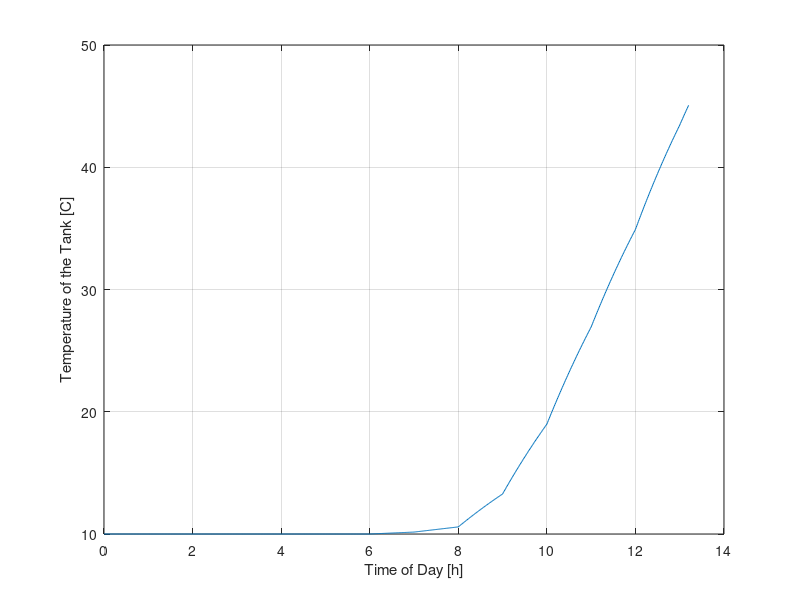
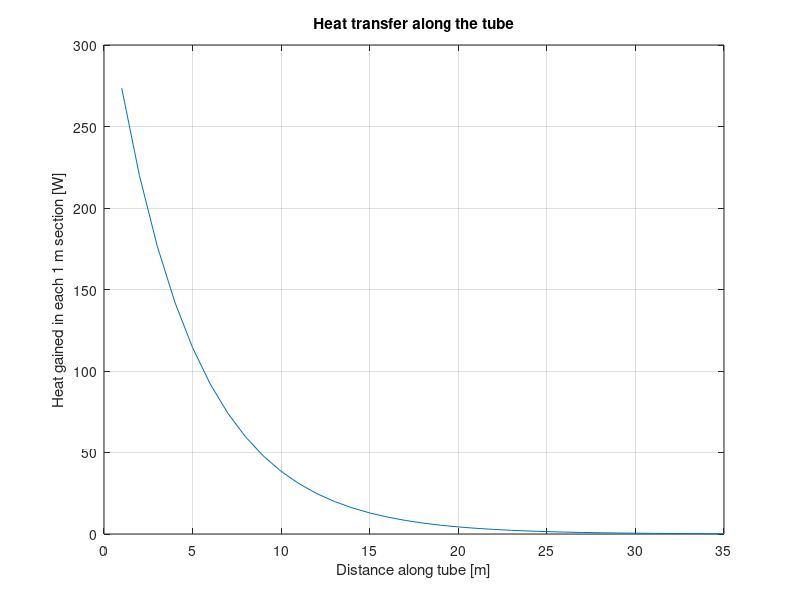

Recreate these plots in MATLAB, in order.
clc;
clear;
close all;
%Design Parameters
tube_di = 0.025;
tube_length = 35;
mass_flow_rate = 0.1;
panel_eff = 0.157;

%__________________________________
%Constants
sigma = 5.67*10^-8;
epsilon_p = 0.9;
alpha_p = 0.9;
accel_grav = 9.81;

%__________________________________
%Weather
weather = [
 0     0          3.244579  285.483667
 1     0          3.190982  285.039667;
 2     0          3.158175  284.702649;
 3     0          3.136035  284.420456;
 4     0          3.101807  284.235246;
 5     0          3.082982  284.084175;
 6    22.804737   3.124526  284.196263;
 7    61.219965   3.233263  284.886597;
 8   162.710526   3.484596  285.875228;
 9   274.003772   3.752456  286.848930;
10   386.304579   3.916684  287.769912;
11   445.779544   4.022912  288.565790;
12   530.500140   4.173035  289.210492;
13   557.153842   4.311947  289.672807;
14   541.482281   4.400368  290.023754;
15   524.346316   4.451368  290.259491;
16   459.854632   4.432719  290.294333;
17   374.063667   4.368035  290.140526;
18   252.689684   4.283105  289.837790;
19   128.558333   4.126860  289.389544;
20    46.958737   3.855632  288.747439;
21    13.445070   3.534579  287.879140;
22     0          3.338491  286.803088;
23     0          3.311509  285.986316;

];


%__________________________________

%Geometry
%__________________________________
%Cavity
c_thickness = 0.1;
c_width = 1.58;
c_length = 0.808;
%__________________________________
% Glass
g_thickness = 0.002;
%__________________________________
%Tube
tube_area = pi * tube_di * tube_length;
%__________________________________
%Plate
num_panels = 12;
total_p_area = c_width * c_length * num_panels;
inclination_ang = 40*(pi/180);
critical_ang = 62.43*(pi/180);

%__________________________________
%Water Properties @30 degrees
w_k = 0.615;
w_dyn_vis = 0.798 * 10^-3;
w_Pr = 5.42;
w_cp = 4178;

%__________________________________
%Air Properties @20 degrees
R = 287;
a_density = 1.204;
a_cp = 1007;
a_k = 0.02514;
a_dyn_vis = 1.825*10^-5;
a_Pr = 0.7309;
atm_p = 10^5;

%Resistance: Rw, Ra, Rg
%Plate/Tube to water convection
Re_D = (4*mass_flow_rate)/(pi*w_dyn_vis*tube_di);
friction = (0.79*log(Re_D)-1.64)^-2;
if Re_D < 2300
  Nu_D = 3.66;
elseif Re_D >= 3000
  Nu_D = ((friction/8)*(Re_D-1000)*w_Pr)/(1+12.7*(sqrt(friction/8))*(w_Pr^(2/3)-1));
 else
 error('Transition Region');
end
h_w = (Nu_D*w_k)/tube_di;
R_w = 1/(tube_area* h_w);


%Glass Conduction
g_k = 0.78;
R_g = g_thickness/(g_k*total_p_area);


%Tank
tank_mass = 300;
T_w = 283.15;
end_temp = 45+273.15;
dt = 60;
T_0 = 0;
Max_s = 24*3600;
N_inc = (Max_s/dt);
time = linspace(T_0,Max_s,N_inc+1);
total_seconds = 0;
tank_temp = T_w - 273.15;

old_Tp = 350;
old_Tg = 300;

for jj=1:N_inc
  current_time = time(jj);
  hour = floor(current_time/3600);
  row = hour + 1;

  G = weather(row,2);
  wind_speed = weather(row,3);
  T_a = weather(row, 4);
  T_sky = 0.0552*T_a^1.5;
  Q_s = ((alpha_p - panel_eff)* G)*total_p_area;

  %Convection from outer glass to outside
  h_a =5.7 + 3.8*wind_speed;
  R_a = 1/(h_a*total_p_area);
  P_PV = panel_eff*G*total_p_area;

for iteration = 1:100
 avg_c_temp = (old_Tp+old_Tg)/2;
 beta = 1/avg_c_temp;
 Ra_t = accel_grav*beta*abs(old_Tp-old_Tg)*c_thickness^3/(a_dyn_vis/(atm_p/(R*avg_c_temp)))^2*a_Pr;


 if Ra_t >= 10^8
   error('outside range');

 elseif Ra_t <= 1708
   Nu_horizontal = 1;

 else
   Nu_horizontal = 1 + 1.44*max(0,(1-1708/Ra_t))+ max(0,((Ra_t^(1/3)/18)-1));

 end

  Nu_vertical = 0.22*(a_Pr*Ra_t/(0.2+a_Pr))^0.28*(c_length/c_thickness)^(-1/4);


  if old_Tp > old_Tg
    Nu_c = Nu_horizontal*(Nu_vertical/Nu_horizontal)^(inclination_ang/critical_ang)*sin(critical_ang)^(inclination_ang/(4*critical_ang));

  elseif old_Tp < old_Tg
    Nu_c = 1+(Nu_vertical-1)*sin(inclination_ang);

  else
    Nu_c = 1;

end

h_c = (Nu_c*a_k)/c_thickness;
R_c = 1/(h_c*total_p_area);
R_top = R_c + R_g + R_a;
R_sky = 1/(epsilon_p*sigma*total_p_area*(old_Tp+T_sky)*(old_Tp^2+T_sky^2));
w_conductance = mass_flow_rate*w_cp*(1-exp(-h_w*tube_area/(mass_flow_rate*w_cp)));

new_Tp = (T_w*w_conductance + T_a/R_top +T_sky/R_sky + Q_s)/(w_conductance + 1/R_top + 1/R_sky);
new_Tg = new_Tp - (R_c/R_top)*(new_Tp - T_a);

plate_change = abs(old_Tp-new_Tp);
glass_change = abs(old_Tg-new_Tg);

old_Tg = new_Tg;
old_Tp = new_Tp;

if plate_change < 0.001 && glass_change < 0.001
break;

end

end


T_out = old_Tp - (old_Tp- T_w)*exp(-h_w*tube_area/(mass_flow_rate*w_cp));
Q_useful = mass_flow_rate*w_cp *(T_out-T_w);

if Q_useful < 0
  Q_useful = 0;
end

plate_temp = old_Tp;
inlet_temp = T_w;

Q_tank = Q_useful + P_PV;
T_w = T_w+Q_tank*dt/(tank_mass*w_cp);
total_seconds(jj+1) = time(jj+1);
tank_temp(jj+1) = T_w-273.15;

if T_w > end_temp
  break;
end
end

%__________________________________
%Pipe Length Investigation
%__________________________________
fprintf('Final Plate Temp = %.3f K\n', plate_temp);
fprintf('Final inlet Temp = %.3f K\n',inlet_temp);

section_length = 1;
pipe_length = 1:section_length:tube_length;

for i = 1:length(pipe_length)
  water_out = plate_temp + (inlet_temp-plate_temp)*exp(-h_w*pi*tube_di*section_length/(mass_flow_rate*w_cp));
  section_heat(i) = mass_flow_rate*w_cp *(water_out-inlet_temp);
  inlet_temp = water_out;
end

fprintf('Final time: %.0f seconds\n', total_seconds(end));

%__________________________________
%Plot Figures
%__________________________________
figure (1);
plot(total_seconds/3600, tank_temp);
xlabel('Time of Day [h]');
ylabel('Temperature of the Tank [C]');
grid on;

figure;
plot(pipe_length,section_heat);
xlabel('Distance along tube [m]');
ylabel('Heat gained in each 1 m section [W]');
title('Heat transfer along the tube');
grid on;
